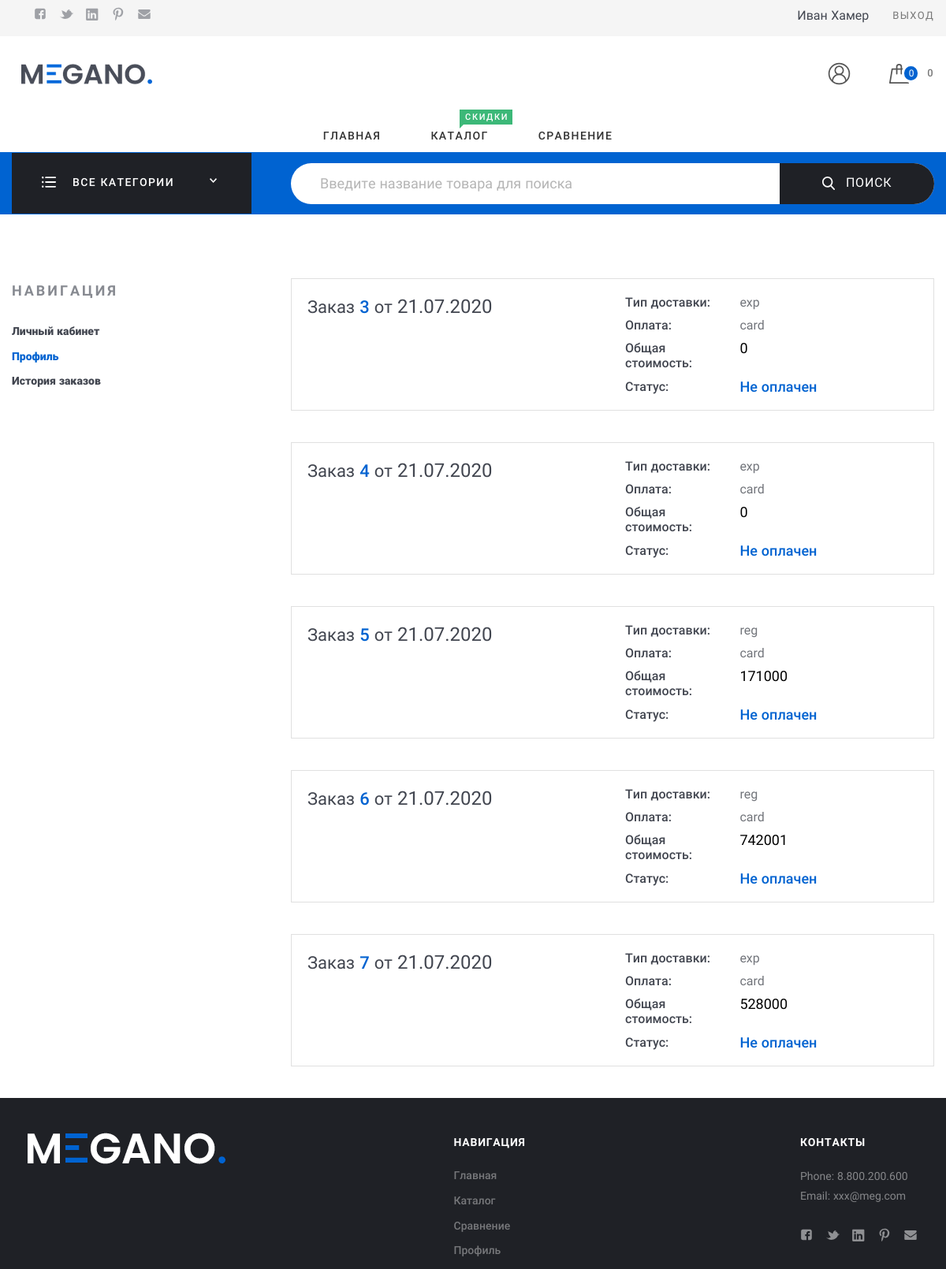
/orders/order_history/ (signed in), run on an earlier commit of the app's database.
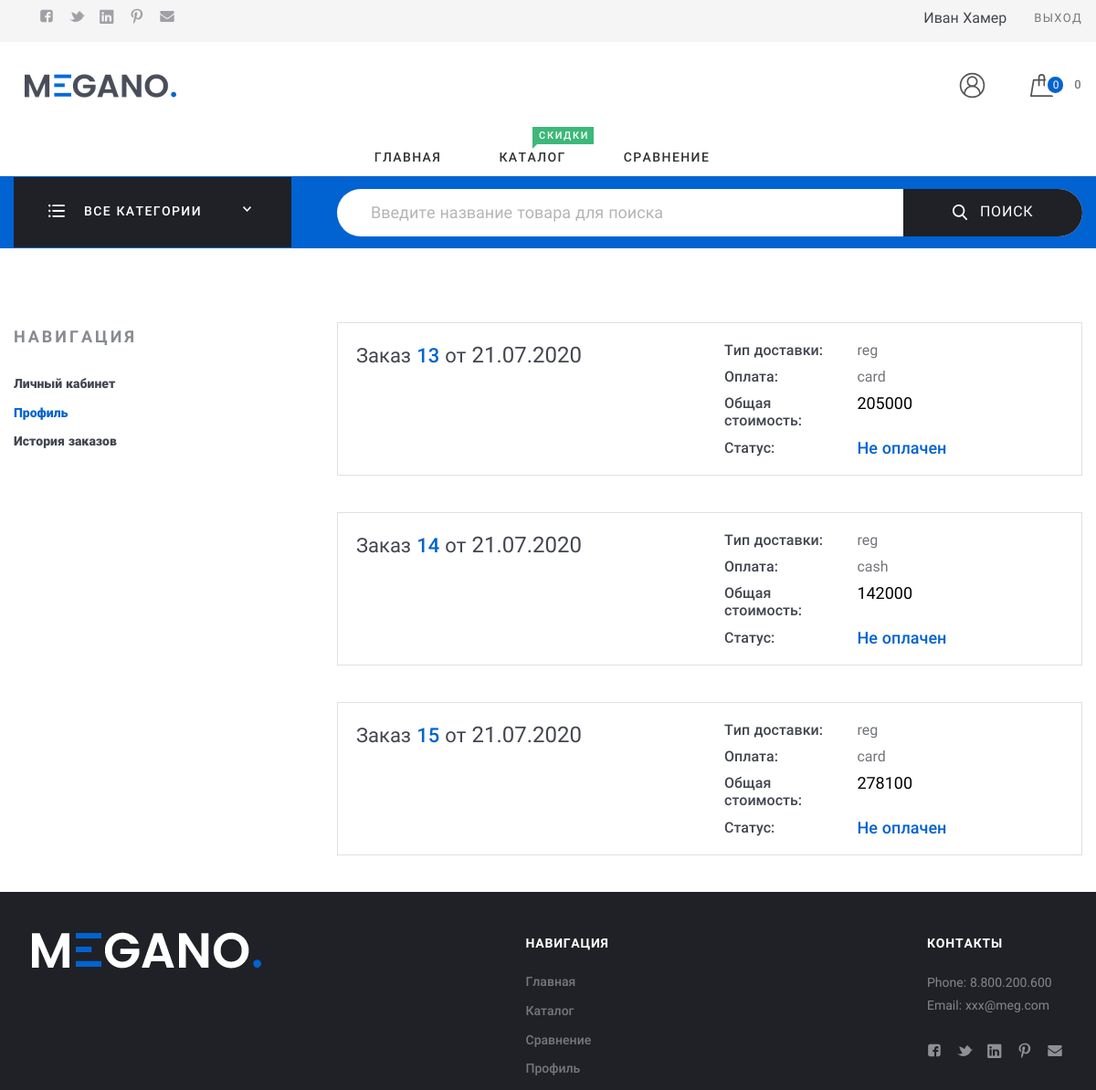
And on a later commit of the database.
### my_store_app/models.py (models this page shows, shortened)
class Order(models.Model):  # покупка товаров из корзины
    DELIVERY_CHOICES = [
        ('reg', 'Обычная доставка'),
        ('exp', 'Экспресс доставка')
    ]
    PAYMENT_CHOICES = [
        ('card', 'Онлайн картой'),
        ('cash', 'Онлайн со случайного чужого счета'),
    ]
    customer = models.ForeignKey(User, on_delete=models.CASCADE, null=True, related_name='orders', verbose_name='customer')
    fio = models.CharField(max_length=100, null=True, blank=True, verbose_name='name and lastname')
    phone = models.CharField(max_length=16, null=True, blank=True, verbose_name='phone number')
    email = models.EmailField(null=True, blank=True, verbose_name='email')
    delivery = models.CharField(max_length=3, choices=DELIVERY_CHOICES, default='reg', verbose_name='delivery')
    payment_method = models.CharField(max_length=4, choices=PAYMENT_CHOICES, default='card', verbose_name='payment method')
    city = models.CharField(max_length=25, null=True, blank=True, verbose_name='city')
    address = models.TextField(max_length=255, null=True, blank=True, verbose_name='address')
    in_order = models.BooleanField(default=False, verbose_name='in order')
    paid = models.BooleanField(default=False, verbose_name='order is payed')
    braintree_id = models.CharField(max_length=150, blank=True, verbose_name='transaction id')
    delivery_cost = models.DecimalField(max_digits=10, decimal_places=2, default=0, verbose_name='delivery cost')
    product_order = models.ForeignKey('Product', on_delete=models.CASCADE, null=True, verbose_name='товар', related_name='product_order')
    count = models.IntegerField(default=0, verbose_name='колличество  товаров в корзине')
    price = models.IntegerField(default=0, verbose_name='общая стоимость  товаров в корзине')
    date = models.DateField(auto_now_add=True)
    free_delivery = models.BooleanField(default=False, verbose_name='наличие бесплатной доставки')
    class Meta:
        verbose_name = 'Покупка'
        verbose_name_plural = 'Покупки'

### orders/views.py (the view)
# urls.py: path('order_history/', OrderHistory.as_view(), name='order_history'),
class OrderHistory(View):
    def get(self, request: HttpRequest):
        order = Order.objects.filter(customer=request.user, in_order=True)
        return render(request, 'orders/historyorder.html', {'order': order})

### cart/cart.py (called while the page is built)
    def __len__(self):
        return sum(item['quantity'] for item in self.cart.values())

### cart/context_processor.py (called while the page is built)
def cart(request):
    return {'cart': Cart(request)}

### products/templatetags/products_tags.py (called while the page is built)
@register.simple_tag()
def all_category():
    return CategoryProduct.objects.all()

@register.simple_tag()
def cart_products(**kwargs):
    if not kwargs['pk']:
        return 0
    cart = Cart.objects.filter(username=kwargs['pk'])
    count = 0
    for product in cart:
        count += product.quantity
    return count

@register.simple_tag()
def cart_total_price(**kwargs):
    if not kwargs['pk']:
        return 0
    cart = Cart.objects.filter(username=kwargs['pk'])
    total_price = 0
    for product in cart:
        total_price += product.product.price * product.quantity
    answer = f'{total_price:,}'
    return answer

@register.simple_tag()
def cart_view(**kwargs):
    if not kwargs['pk']:
        return 666
    return kwargs['pk']

### orders/templates/orders/historyorder.html
{% extends "my_store_app/base.html" %}
{% load static %}
{% block content %}
    <div class="Middle Middle_top">
        <div class="Section Section_column Section_columnLeft">
            <div class="wrap">
                <div class="Section-column">
                    <div class="Section-columnSection">
                        <header class="Section-header">
                            <strong class="Section-title">Навигация
                            </strong>
                        </header>
                        <div class="Section-columnContent">
                            <div class="NavigateProfile">
                                <ul class="menu menu_vt">
                                    <li class="menu-item"><a class="menu-link" href="{% url 'my_store_app:account' %}">Личный кабинет</a>
                                    </li>
                                    <li class="menu-item_ACTIVE menu-item"><a class="menu-link" href="{% url 'my_store_app:profile' %}">Профиль</a>
                                    </li>
                                    <li class="menu-item"><a class="menu-link" href="{% url 'orders:order_history' %}">История заказов</a>
                                    </li>
                                </ul>
                            </div>
                        </div>
                    </div>
                </div>
                <div class="Section-content">
                    <div class="Orders">
                        {% for item in order %}
                            <div class="Order Order_anons">
                                <div class="Order-personal">
                                    <div class="row">
                                        <div class="row-block"><a class="Order-title" href="{% url 'orders:order_detail' pk=item.pk %}">Заказ&#32;<span class="Order-numberOrder">{{ item.id }}</span>&#32;от&#32;<span class="Order-dateOrder">21.07.2020</span></a>
                                        </div>
                                        <div class="row-block">
                                            <div class="Order-info Order-info_delivery">
                                                <div class="Order-infoType">Тип доставки:
                                                </div>
                                                <div class="Order-infoContent">{{ item.delivery }}
                                                </div>
                                            </div>
                                            <div class="Order-info Order-info_pay">
                                                <div class="Order-infoType">Оплата:
                                                </div>
                                                <div class="Order-infoContent">{{ item.payment_method }}
                                                </div>
                                            </div>
                                            <div class="Order-info">
                                                <div class="Order-infoType">Общая стоимость:
                                                </div>
                                                <div class="Order-infoContent"><span class="Order-price">{{ item.price }}</span>
                                                </div>
                                            </div>
                                            <div class="Order-info Order-info_status">
                                                <div class="Order-infoType">Статус:
                                                </div>
                                                <div class="Order-infoContent">Не оплачен
                                                </div>
                                            </div>
                                        </div>
                                    </div>
                                </div>
                            </div>
                        {% endfor %}
                    </div>
                </div>
            </div>
        </div>
    </div>
{% endblock %}

### my_store_app/templates/my_store_app/base.html (shortened to what this page needs)
<!DOCTYPE html>
{% load static %}
{% load products_tags %}
{% include 'include/head.html' %}
<html lang="ru">
<body class="Site">
    <header class="Header">
        <div class="ControlPanel">
            <div class="wrap">
                <div class="row ControlPanel-row">
                    <div class="row-block">
                        <div class="row ControlPanel-rowSplit">
                            <div class="row-block hide_700">
                                <ul class="menu menu_img menu_smallImg ControlPanel-menu">
                                    <li class="menu-item"><a class="menu-link" href="#"><img src="{% static 'assets/img/icons/socialHeader/fb.svg' %}" alt="fb.svg" /></a>
                                    </li>
                                    <li class="menu-item"><a class="menu-link" href="#"><img src="{% static 'assets/img/icons/socialHeader/tw.svg' %}" alt="tw.svg" /></a>
                                    </li>
                                    <li class="menu-item"><a class="menu-link" href="#"><img src="{% static 'assets/img/icons/socialHeader/in.svg' %}" alt="in.svg" /></a>
                                    </li>
                                    <li class="menu-item"><a class="menu-link" href="#"><img src="{% static 'assets/img/icons/socialHeader/pt.svg' %}" alt="pt.svg" /></a>
                                    </li>
                                    <li class="menu-item"><a class="menu-link" href="#"><img src="{% static 'assets/img/icons/socialHeader/mail.svg' %}" alt="mail.svg" /></a>
                                    </li>
                                </ul>
                            </div>
                        </div>
                    </div>
                    <nav class="row-block">
                        <div class="row ControlPanel-rowSplit">
                            {% if request.user.is_authenticated %}
                                {{ request.user.first_name }}
                                <div class="row-block"><a class="ControlPanel-title" href="{% url 'my_store_app:logout' %}">Выход</a></div>
                            {% else %}
                            <div class="row-block"><a class="ControlPanel-title" href="{% url 'my_store_app:login' %}">Вход</a>
                                <a class="ControlPanel-title" href="{% url 'my_store_app:register' %}">Регистрация</a></div>
                            {% endif %}
                        </div>
                    </nav>
                </div>
            </div>
        </div>
        <div class="wrap">
            <div class="row Header-rowMain">
                <div class="row-block Header-logo"><a class="logo" href="{% url 'my_store_app:index' %}"><img class="logo-image" src="{% static 'assets/img/logo.png' %}" alt="logo.png" /></a>
                </div>
                <nav class="row-block row-block_right Header-menu">
                    <div class="menuModal" id="navigate">
                        <ul class="menu menu_main">
                            <li class="menu-item"><a class="menu-link" href="{% url 'my_store_app:index' %}">Главная</a>
                            </li>
                            <li class="menu-item"><span class="menu-label menu-label_success">Скидки</span><a class="menu-link" href="{% url 'products:catalog' %}">Каталог</a>
                            </li>
                            <li class="menu-item"><a class="menu-link" href="comparison.html">Сравнение</a>
                            </li>
                        </ul>
                    </div>
                </nav>
                <div class="row-block">
                    <div class="CartBlock">
                        {% with total_items=cart|length %}
                            <div class="dropdown">
                                <button class="dropbtn"><img class="CartBlock-img" src="{% static 'assets/img/icons/loon-icon.svg' %}" alt="loon-icon.svg" /></button>
                            </div>
                            {% cart_products pk=request.user.profile.pk as count %}
                            {% cart_total_price pk=request.user.profile.pk as total_price %}
                            {% cart_view pk=request.user.profile.pk as way%}
                            <a class="CartBlock-block" href="{% url 'my_store_app:cart' pk=way %}"><img class="CartBlock-img" src="{% static 'assets/img/icons/cart.svg' %}" alt="cart.svg" /><span class="CartBlock-amount">{{ count }}</span></a>
                            <div class="CartBlock-block"><span class="CartBlock-price">{{ total_price }}</span>
                        {% endwith %}
                        </div>
                    </div>
                </div>
            </div>
        </div>
        <div class="Header-searchWrap">
            <div class="wrap">
                <div class="Header-categories">
                    <div class="CategoriesButton">
                        <div class="CategoriesButton-title">
                            <div class="CategoriesButton-icon"><img src="{% static 'assets/img/icons/allDep.svg' %}" alt="allDep.svg" />
                            </div><span class="CategoriesButton-text">Все категории</span>
                            <div class="CategoriesButton-arrow">
                            </div>
                        </div>
                        {% all_category as categories %}
                    </div>
                </div>
                <div class="Header-search">
                    <div class="search">
                        <form class="form form_search" action="{% url 'products:catalog_query' %}" method="post">
                            <input class="search-input" id="title" name="title" type="text" placeholder="Введите название товара для поиска" />
                            <button class="search-button" type="submit" name="search" id="search"><img src="{% static 'assets/img/icons/search.svg' %}" alt="search.svg" />Поиск
                            </button>
                        </form>
                    </div>
                </div>
            </div>
        </div>
    </header>
{% block content %} {% endblock content %}
    <footer class="Footer">
        <div class="wrap">
            <div class="row Footer-main">
                <div class="row-block"><a class="logo Footer-logo" href="{% url 'my_store_app:index' %}"><img class="logo-image" src="{% static 'assets/img/logo_footer.png' %}" alt="logo_footer.png" /></a>
                </div>
                <div class="row-block">
                    <strong class="Footer-title">Навигация
                    </strong>
                    <ul class="menu menu_vt Footer-menu">
                        <li class="menu-item"><a class="menu-link" href="{% url 'my_store_app:index' %}">Главная</a>
                        </li>
                        <li class="menu-item"><a class="menu-link" href="../../../products/templates/products/catalog.html">Каталог</a>
                        </li>
                        <li class="menu-item"><a class="menu-link" href="comparison.html">Сравнение</a>
                        </li>
                        <li class="menu-item"><a class="menu-link" href="account.html">Профиль</a>
                        </li>
                    </ul>
                </div>
                <div class="row-block">
                    <strong class="Footer-title">Контакты
                    </strong>
                    <p>Phone: 8.800.200.600<br>Email: xxx@meg.com<br>
                    </p>
                    <ul class="menu menu_img menu_smallImg Footer-menuSoc">
                        <li class="menu-item"><a class="menu-link" href="#"><img src="{% static 'assets/img/icons/socialFooter/fb.svg' %}" alt="fb.svg" /></a>
                        </li>
                        <li class="menu-item"><a class="menu-link" href="#"><img src="{% static 'assets/img/icons/socialFooter/tw.svg' %}" alt="tw.svg" /></a>
                        </li>
                        <li class="menu-item"><a class="menu-link" href="#"><img src="{% static 'assets/img/icons/socialFooter/in.svg' %}" alt="in.svg" /></a>
                        </li>
                        <li class="menu-item"><a class="menu-link" href="#"><img src="{% static 'assets/img/icons/socialFooter/pt.svg' %}" alt="pt.svg" /></a>
                        </li>
                        <li class="menu-item"><a class="menu-link" href="#"><img src="{% static 'assets/img/icons/socialFooter/mail.svg' %}" alt="mail.svg" /></a>
                        </li>
                    </ul>
                </div>
            </div>
        </div>
    </footer>
</body>
</html>

### my_store_app/templates/include/head.html (shortened to what this page needs)
{% load static %}
<head>
    <link rel="stylesheet" href="{% static 'assets/css/fonts.css' %}">
    <link rel="stylesheet" href="{% static 'assets/css/basic.css' %}">
    <link rel="stylesheet" href="{% static 'assets/css/extra.css' %}">
</head>

What changed in the data, as far as the page shows it:
removed Order: id "3", delivery "exp", payment_method "card", price "0"
removed Order: id "4", delivery "exp", payment_method "card", price "0"
removed Order: id "5", delivery "reg", payment_method "card", price "171000"
removed Order: id "6", delivery "reg", payment_method "card", price "742001"
removed Order: id "7", delivery "exp", payment_method "card", price "528000"
added Order: id "13", delivery "reg", payment_method "card", price "205000"
added Order: id "14", delivery "reg", payment_method "cash", price "142000"
added Order: id "15", delivery "reg", payment_method "card", price "278100"
